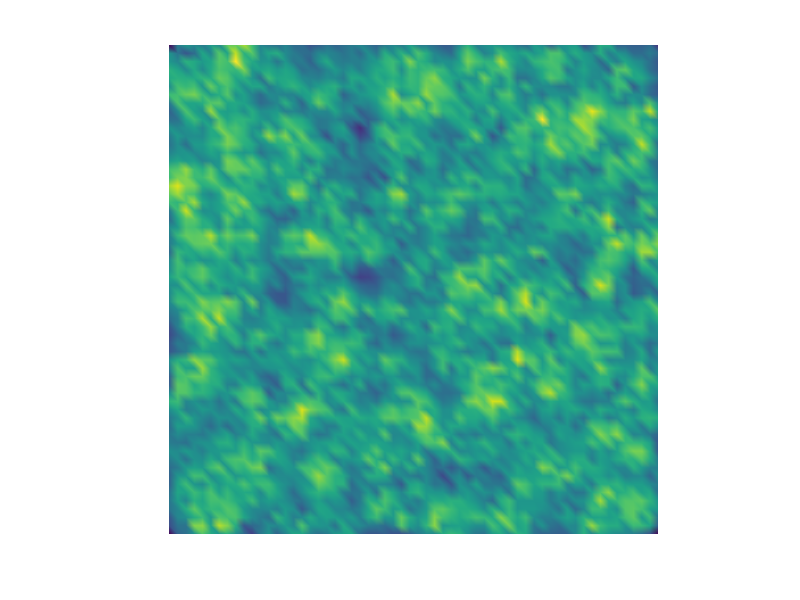

Source code (MATLAB): (Note: this script raises an error after producing the figure.)
clc, clear all, close all

s = 60;
a = zeros(s);

for j = 1:25
    m = randi(2, s) - 1;
    for i = 1:15
       neighbours = conv2(m, [1 1 1; 1 0 1; 1 1 1], 'same');
       m = double((m & neighbours == 2) | neighbours == 3);
       a = m + a;
    end

end

pcolor(a) 
shading interp
% shading flat
axis equal off
% colormap gray
% cm = rand(5,3);
% cm = [zeros(10,3);cm];
% cm = [ones(5,3);cm];

cm = ColourScheme(3);
[~,ind] = sort(cm(:,1));
cm = cm(ind,:);
colormap(cm)

%%
clc, clear all, close all

s = 501;
a = ones(s);

axis square

for j = 1:1
    m = randi(2, s) - 1;
    for i = 1:1000
       neighbours = conv2(m, [1 1 1; 1 0 1; 1 1 1], 'same');
       m = double((m & neighbours == 2) | neighbours == 3);
       a = a + m;
       a(a>1) = 0.5 + (rand / 2);
       a = a - 0.02;
    end
end

% ScrData = membrane(1,250,9,2);
% b = makeAbsird( ScrData, 32, randi([0 1],32));
% imshow(imfuse(a,b))

cm = colour_scheme(30);
colormap(cm)
pcolor(a), shading flat
axis equal off
% colormap gray
% cm = rand(6,3);
% cm = [zeros(1,3);cm];
% cm = [ones(1,3);cm];
% [~,ind] = sort(cm(:,2));
% cm = cm(ind,:);

%%

clc, clear all, close all
figure('color',[0.3 0 0])
hold on
axis square off
[x,y] = deal(0);
[rx,ry] = deal(0.001);
T = 8000;
t = linspace(0,120*pi,T);
for i = 1:T
    rx = rx*1.00003;
    ry = ry*1.00004;
    xn = x+rx*sin(1.2*t(i))-rx*cos(t(i)*3);
    yn = y+ry*cos(t(i));   
    plot([x xn],[y yn],'linewidth',3*((T-i)/T)+0.001,'color',[1 1 1]*i/T)   
    x = xn;y=yn;
    drawnow
end
 
 
%% 
 
clear all
clc
close all
% -----------------------------
[fi,pa] = uigetfile('*.jpg');
AA = imread([pa,'/',fi]);
if ndims(AA) == 1, A = cat(3,A,A,A); else A = AA; end
% -----------------------------
 
 
A = imresize(A,300/size(A,1));
sz = size(A);
[x,y] = meshgrid(1:sz(2),1:sz(1));
N = 200;
ps = 10;
gen = 50;
corners = [0 0;0 1;1 0;1 1] .* repmat([sz(2),sz(1)],4,1);
P = cell(1,ps); % population
Fi = zeros(1,2*ps);
Im = cell(1,2*ps);
for i = 1:ps
    P{i} = [rand(N,1)*sz(2),rand(N,1)*sz(1)];
    [Fi(i),Im{i}] = fitness_image_match_colour(x,y,A,[corners;P{i}]);
end
figure
for k = 1:gen
    disp(k)
    % generate offspring
    O = cell(1,ps);
    for i = 1:ps
        parent1 = P{randi(ps)}; parent2 = P{randi(ps)};
        cop = randi(N); % crossover point
        O{i} = [parent1(1:cop,:);parent2(cop + 1:end,:)]; % crossover
        % O = P;
        O{i} = O{i} + randn(N,2)*0.2.*(rand(N,2)<0.15); % mutation
        [Fi(ps+i),Im{ps+i}] = ...
            fitness_image_match_colour(x,y,A,[corners;O{i}]);
    end
    % reorder
    [Fi,indFi] = sort(Fi,'descend');
    G = [P O];
    Im = Im(indFi);
    P = G(1:ps);
    disp(Fi(1))
    imshow(Im{1})
    drawnow
end
 
 
 %%
 
clear all
clc
close all
[p1,p2] = uigetfile('*.jpg','*.png');
aa = imread([p2,'\',p1]);
imshow(aa), hold on
r = 200/size(aa,1);
ab = imresize(aa,r);
a = rgb2gray(ab);
X = [1 size(aa,2)];Y = [1 size(aa,1)];
imcontour(X,Y,a,'k');
 
 
BR = edge(aa(:,:,1),'sobel');
BG = edge(aa(:,:,2),'sobel');
BB = edge(aa(:,:,3),'sobel');
ed = 1-(BR | BG | BB);
ad = uint8(double(aa).*cat(3,ed,ed,ed));
figure, imshow(ad)
 
figure, imshow(ab), hold on
XX = [1 size(a,2)];YY = [1 size(a,1)];
imcontour(XX,YY,a,'k');
 
figure('color','w')
[C,H] = imcontour(X,Y,a,'k');
axis off
[im,map] = rgb2ind(ab,5);
figure('color','w')
contourf(double(flipud(a)),5)
axis equal off
colormap(map)
N = 10; % number of colours
K = 3; % filter size
[im,map] = rgb2ind(ab,N); ac = medfilt2(im,[K,K]);
figure, imshow(aa), hold on
imcontour(X,Y,ac,N,'k');

